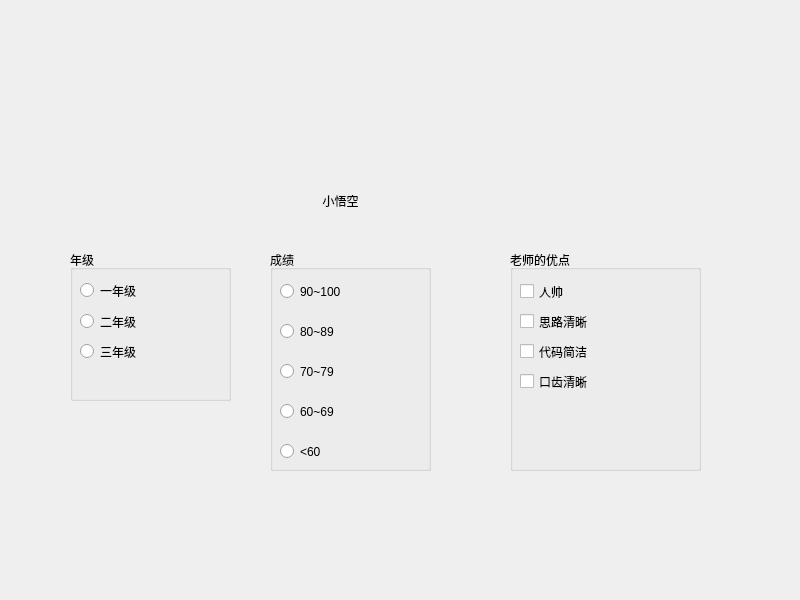
<?xml version="1.0" encoding="UTF-8"?>
<ui version="4.0">
 <class>Widget</class>
 <widget class="QWidget" name="Widget">
  <property name="geometry">
   <rect>
    <x>0</x>
    <y>0</y>
    <width>800</width>
    <height>600</height>
   </rect>
  </property>
  <property name="windowTitle">
   <string>Widget</string>
  </property>
  <widget class="QToolButton" name="toolButton">
   <property name="geometry">
    <rect>
     <x>290</x>
     <y>170</y>
     <width>101</width>
     <height>61</height>
    </rect>
   </property>
   <property name="text">
    <string>小悟空</string>
   </property>
   <property name="iconSize">
    <size>
     <width>32</width>
     <height>32</height>
    </size>
   </property>
   <property name="toolButtonStyle">
    <enum>Qt::ToolButtonTextBesideIcon</enum>
   </property>
   <property name="autoRaise">
    <bool>true</bool>
   </property>
  </widget>
  <widget class="QGroupBox" name="groupBox">
   <property name="geometry">
    <rect>
     <x>70</x>
     <y>250</y>
     <width>161</width>
     <height>151</height>
    </rect>
   </property>
   <property name="title">
    <string>年级</string>
   </property>
   <widget class="QRadioButton" name="radioButton_3">
    <property name="geometry">
     <rect>
      <x>10</x>
      <y>90</y>
      <width>112</width>
      <height>23</height>
     </rect>
    </property>
    <property name="text">
     <string>三年级</string>
    </property>
   </widget>
   <widget class="QRadioButton" name="radioButton_2">
    <property name="geometry">
     <rect>
      <x>10</x>
      <y>60</y>
      <width>112</width>
      <height>23</height>
     </rect>
    </property>
    <property name="text">
     <string>二年级</string>
    </property>
   </widget>
   <widget class="QRadioButton" name="radioButton">
    <property name="geometry">
     <rect>
      <x>10</x>
      <y>20</y>
      <width>151</width>
      <height>41</height>
     </rect>
    </property>
    <property name="text">
     <string>一年级</string>
    </property>
   </widget>
  </widget>
  <widget class="QGroupBox" name="groupBox_2">
   <property name="geometry">
    <rect>
     <x>270</x>
     <y>250</y>
     <width>161</width>
     <height>221</height>
    </rect>
   </property>
   <property name="title">
    <string>成绩</string>
   </property>
   <widget class="QRadioButton" name="rBscore_5">
    <property name="geometry">
     <rect>
      <x>10</x>
      <y>190</y>
      <width>112</width>
      <height>23</height>
     </rect>
    </property>
    <property name="text">
     <string>&lt;60</string>
    </property>
   </widget>
   <widget class="QRadioButton" name="rBscore_2">
    <property name="geometry">
     <rect>
      <x>10</x>
      <y>70</y>
      <width>112</width>
      <height>23</height>
     </rect>
    </property>
    <property name="text">
     <string>80~89</string>
    </property>
   </widget>
   <widget class="QRadioButton" name="rBscore_1">
    <property name="geometry">
     <rect>
      <x>10</x>
      <y>30</y>
      <width>112</width>
      <height>23</height>
     </rect>
    </property>
    <property name="text">
     <string>90~100</string>
    </property>
   </widget>
   <widget class="QRadioButton" name="rBscore_4">
    <property name="geometry">
     <rect>
      <x>10</x>
      <y>150</y>
      <width>112</width>
      <height>23</height>
     </rect>
    </property>
    <property name="text">
     <string>60~69</string>
    </property>
   </widget>
   <widget class="QRadioButton" name="rBscore_3">
    <property name="geometry">
     <rect>
      <x>10</x>
      <y>110</y>
      <width>112</width>
      <height>23</height>
     </rect>
    </property>
    <property name="text">
     <string>70~79</string>
    </property>
   </widget>
  </widget>
  <widget class="QGroupBox" name="groupBox_3">
   <property name="geometry">
    <rect>
     <x>510</x>
     <y>250</y>
     <width>191</width>
     <height>221</height>
    </rect>
   </property>
   <property name="title">
    <string>老师的优点</string>
   </property>
   <widget class="QCheckBox" name="checkBox">
    <property name="geometry">
     <rect>
      <x>10</x>
      <y>30</y>
      <width>92</width>
      <height>23</height>
     </rect>
    </property>
    <property name="text">
     <string>人帅</string>
    </property>
    <property name="tristate">
     <bool>true</bool>
    </property>
   </widget>
   <widget class="QCheckBox" name="checkBox_2">
    <property name="geometry">
     <rect>
      <x>10</x>
      <y>60</y>
      <width>92</width>
      <height>23</height>
     </rect>
    </property>
    <property name="text">
     <string>思路清晰</string>
    </property>
   </widget>
   <widget class="QCheckBox" name="checkBox_3">
    <property name="geometry">
     <rect>
      <x>10</x>
      <y>90</y>
      <width>92</width>
      <height>23</height>
     </rect>
    </property>
    <property name="text">
     <string>代码简洁</string>
    </property>
   </widget>
   <widget class="QCheckBox" name="checkBox_4">
    <property name="geometry">
     <rect>
      <x>10</x>
      <y>120</y>
      <width>92</width>
      <height>23</height>
     </rect>
    </property>
    <property name="text">
     <string>口齿清晰</string>
    </property>
   </widget>
  </widget>
 </widget>
 <resources/>
 <connections/>
</ui>
